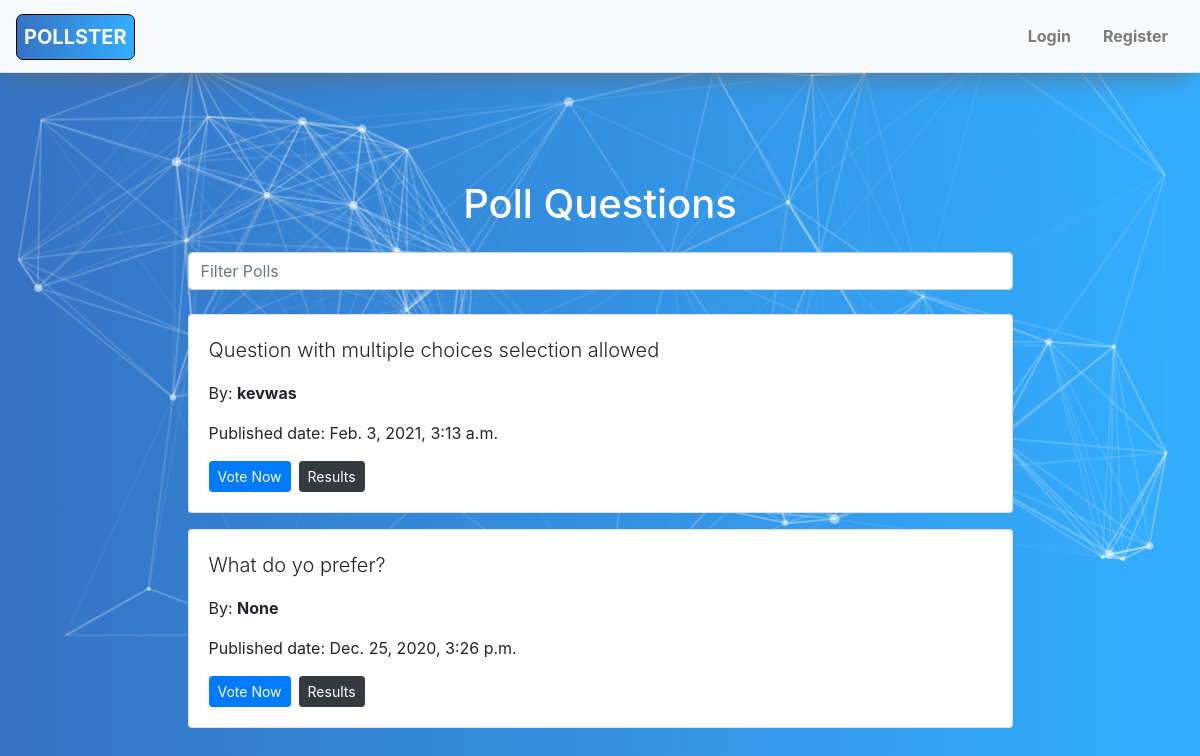
/polls/, run on an earlier commit of the app's database.
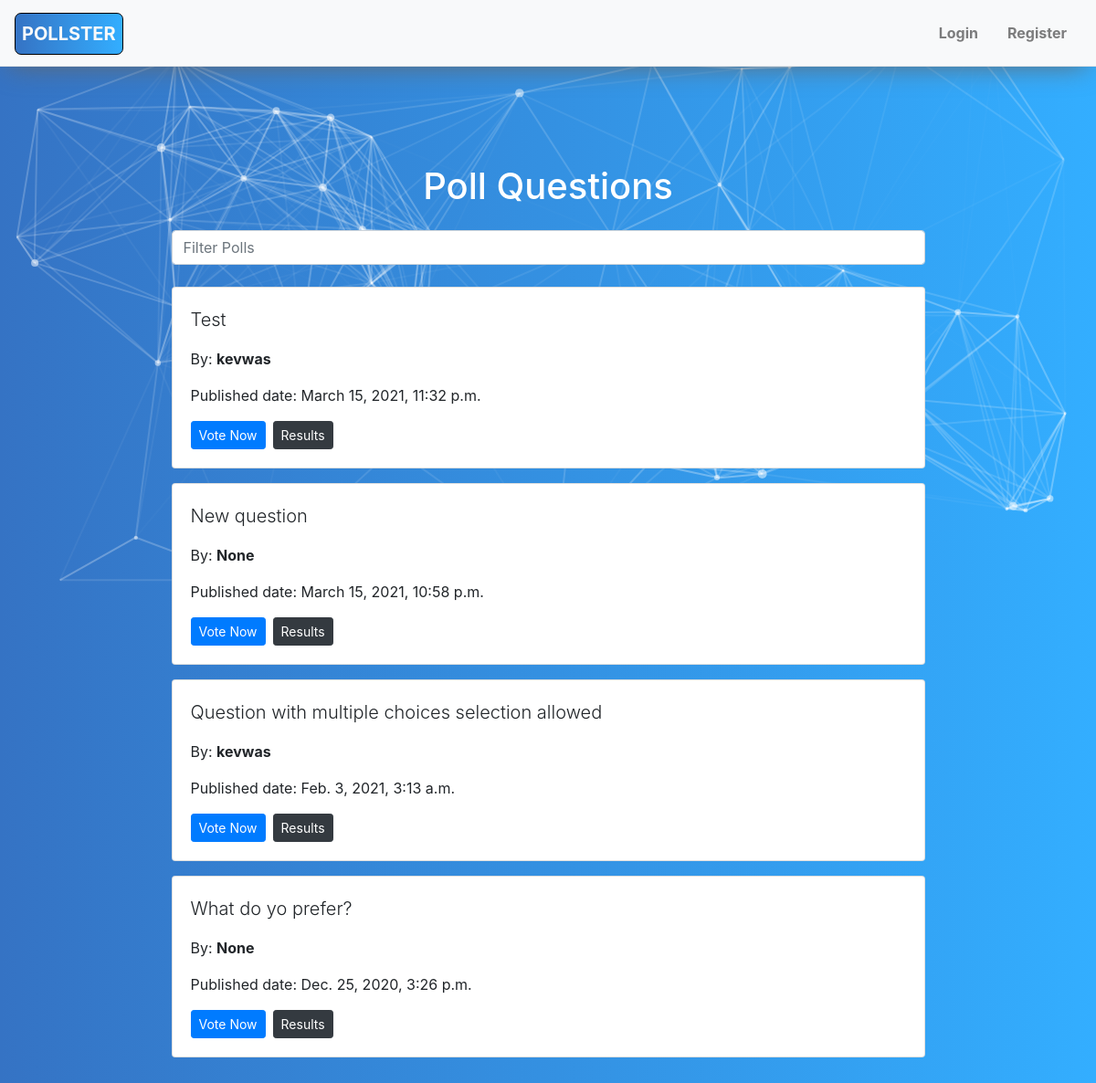
And on a later commit of the database.
### polls/models.py (models this page shows, shortened)
class Question(models.Model):
    creator = models.ForeignKey(User, on_delete=models.DO_NOTHING, null=True, blank=True)
    question_text = models.CharField(max_length=200, unique=True)
    pub_date = models.DateTimeField('date published')
    description_text = models.TextField('brief description')
    multiple_choice = models.BooleanField(default=0)
    def was_published_recently(self):
        now = timezone.now()
        return now - datetime.timedelta(days=1) <= self.pub_date <= now
    was_published_recently.admin_order_field = 'pub_date'
    was_published_recently.boolean = True
    was_published_recently.short_description = 'Published recently?'

### polls/views.py (the view)
# urls.py: path('polls/', views.PollsView.as_view(), name='polls'),
class PollsView(generic.ListView):
    template_name = 'polls/polls.html'
    context_object_name = 'latest_question_list'
    ordering = ['-pub_date']
    paginate_by = ITEMS_PER_PAGE
    def get_context_data(self, **kwargs):
        context = super().get_context_data(**kwargs)
        if self.request.user.is_authenticated:
            user_profile = self.request.user.userprofile
            polls_made = json.loads(user_profile.polls_made)
            context['polls_made'] = polls_made
        return context
    def get_queryset(self):
        return Question.objects.exclude(
            choice__isnull=True).annotate(Count('choice')).exclude(
            choice__count__lte=1).filter(
            pub_date__lte=timezone.now()
        ).order_by('-pub_date')

### polls/templates/polls/polls.html (shortened to what this page needs)
{% extends 'base.html' %}
{% load static %}
{% block content %}
  <div class="col-sm-9 col-md-9 col-lg-9 mx-auto pt-4" style="min-width: 350px;">
    <h1 class="text-center mb-3 mt-5" style="color: white">Poll Questions</h1>
    <form class="d-flex m-4 mx-auto">
      <input id="search-input" onkeyup="filterQuestions()" class="form-control me-2" type="search" placeholder="Filter Polls" aria-label="Search">
    </form>
    {% if latest_question_list %}
      <div id="questions-container">
        {% for question in latest_question_list %}
            <div class="card mb-3 question-card" style="background-color: white">
              <div class="card-body">
                <p class="lead question-text">{{ question.question_text }}</p>
                <p>By:  <span class="creator"><strong>{{ question.creator }}</strong></span></p>
                <p>Published date:  <span class="pub-date">{{ question.pub_date }}</span></p>
                <div style="display: flex; align-items: center; flex-direction: row;">
                  {% if request.user.is_authenticated %}
                    {% if question.id not in polls_made %}
                      <a href="{% url 'polls:detail' question.id %}" class="btn btn-primary btn-sm mr-2">Vote Now</a>
                    {% else %}
                      <a class="text-success mr-auto" style="margin-bottom: -15px">Already voted</p>
                    {% endif %}
                  {% else %}
                    <a href="{% url 'polls:detail' question.id %}" class="btn btn-primary btn-sm mr-2">Vote Now</a>
                  {% endif %}
                  <a href="{% url 'polls:results' question.id %}" class="btn btn-dark btn-sm">Results</a>
                </div>
              </div>
            </div>
        {% endfor %}
      </div>
    {% else %}
      <p class="h4 text-light text-center m-5">
        No polls are available.
      </p>
    {% endif %}
  </div>
{% endblock %}

### templates/base.html (shortened to what this page needs)
{% load static %}
<!DOCTYPE html>
<html lang="en">
  <head>
    <link
      rel="stylesheet"
      href="https://stackpath.bootstrapcdn.com/bootstrap/4.3.1/css/bootstrap.min.css"
    />
    <link rel="stylesheet" href="https://cdnjs.cloudflare.com/ajax/libs/font-awesome/4.7.0/css/font-awesome.min.css">
  </head>
  <body>
    <div class="d-flex" id="wrapper">
      <div id="particles-js" class="fixed-bg"></div>
      <div id="page-content-wrapper">
        {% include 'partials/_navbar.html' %}
        <div class="container col-12 d-flex justify-content-center" id="main-container">
            <div class="col-12 pt-5 d-flex justify-content-center align-content-center ">
              {% block content %}{% endblock %}
            </div>
        </div>
      </div>
    </div>
  </body>
</html>

### templates/partials/_navbar.html (shortened to what this page needs)
<nav class="navbar navbar-expand-lg navbar-light bg-light border-bottom" style="background-color: #32adff">
	<a
		href="{% url 'polls:index' %}"
		class="
			navbar-brand
			text-light
			{% if request.user.is_authenticated %} ml-3 mr-4 {% else %} mr-auto {% endif %}
			list-group-item
		"
		style="
			background: #007bff;
			background: linear-gradient(to right, #3573c4, #33AEFF);
			border: 1px solid black;
			padding: 7px;
			border-radius: 7px;
		"
	>
		<strong>POLLSTER</strong>
	</a>
	<div id="navbarContent" class="ml-auto">
		{% if not request.user.is_authenticated %}
			<ul class="navbar-nav d-flex flex-row">
				{% if request.path == "/login/"%}
					<li class="nav-item p-2">
						<a class="nav-link" href="{% url 'accounts:register' %}"><strong>Register</strong></a>
					</li>
				{% elif request.path == "/register/"%}
					<li class="nav-item p-2">
						<a class="nav-link" href="{% url 'accounts:login' %}"><strong>Login</strong></a>
					</li>
				{% else %}
					<li class="nav-item p-2">
						<a class="nav-link" href="{% url 'accounts:login' %}"><strong>Login</strong></a>
					</li>
					<li class="nav-item p-2">
						<a class="nav-link" href="{% url 'accounts:register' %}"><strong>Register</strong></a>
					</li>
				{% endif %}
			</ul>
		{% endif %}
	</div>
</nav>

### templates/base.html (style rules this page uses)
body { background: #007bff; background: linear-gradient(to right, #3573c4, #33AEFF); background-attachment: fixed; background-repeat: no-repeat; background-size: cover; background-position: center center; }
html,body { height: 100%; }
#particles-js { position : fixed; top: 50px; width:100%; background-position: center; background-repeat: no-repeat; background-size: cover; background-attachment: fixed; z-index:-1; }
ul { list-style-type: none; }
#wrapper { overflow-x: hidden; }
#page-content-wrapper { min-width: 100vw; }
@media (min-width: 768px) { #page-content-wrapper { min-width: 0; width: 100%; padding-top: 5%; } }

What changed in the data, as far as the page shows it:
added Question: question_text "Test", creator "kevwas", pub_date "March 15, 2021, 11:32 p.m."
added Question: question_text "New question", creator "None", pub_date "March 15, 2021, 10:58 p.m."
